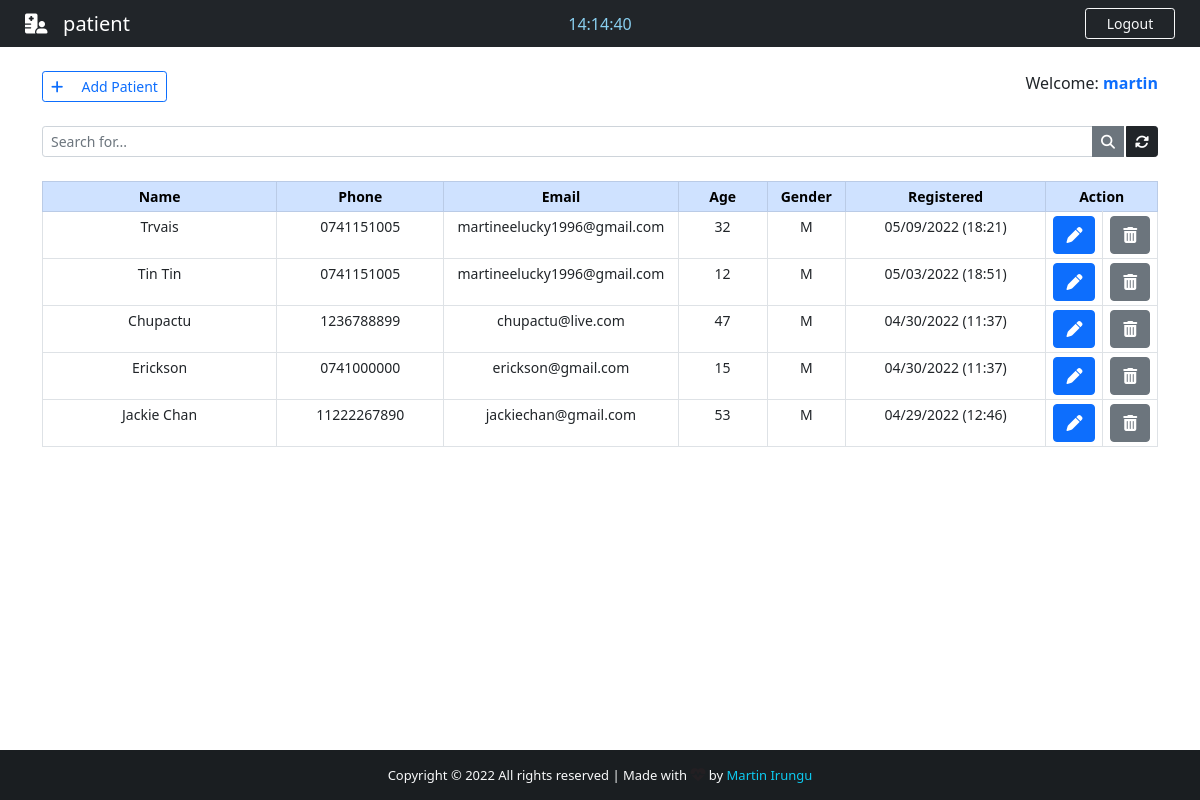
The app's page /backend/ (signed in) with its own data.
### patient/models.py (models this page shows, shortened)
class Patient(models.Model):
    Gender=(
        ('M', 'M'),
        ('F','F'),
    )
    name=models.CharField(max_length=40)
    phone=models.CharField(max_length=20)
    email=models.CharField(max_length=40)
    age=models.CharField(max_length=3)
    gender=models.CharField(max_length=1, null=True,choices=Gender)
    note=models.TextField()
    created_at=models.DateTimeField(auto_now=True)

### patient/views.py (the view)
# urls.py: path('backend/',       views.Backend,         name="backend"),
@cache_control(no_cache=True, must_revalidate=True, no_store=True)
@login_required(login_url="login")
def Backend(request):
    if 'q' in request.GET:
        q=request.GET['q']
        all_patient_list=Patient.objects.filter(
            Q(name__icontains=q)|
            Q(phone__icontains=q)|
            Q(email__icontains=q)|
            Q(age__icontains=q) |
            Q(gender__icontains=q)).order_by('-created_at')
    else:
        all_patient_list=Patient.objects.all().order_by('-created_at')
    paginator= Paginator(all_patient_list, 5)
    page=request.GET.get('page')
    all_patient_list=paginator.get_page(page)
    return render(request, "backend.html", {"patients": all_patient_list})

### patient/templates/backend.html (shortened to what this page needs)
{% extends 'base.html' %}
{% block nav-briefcase %}
<i class="fas fa-hospital-user"> </i>&nbsp;&nbsp; patient
{% endblock nav-briefcase %}
{% block time %}
    <center>
        <span id="clock" style="color: #89cff0;"></span>
    </center>
{% endblock time %}
{% block btn-nav %}
<a class="btn btn-outline-primary btn-sm border-light text-light" id="btn-nav" data-bs-toggle="modal" data-bs-target="#logoutModal">Logout</a>
 {% endblock btn-nav %}
{% block content %}
<div class="container">
    <br>
    <div class="d-flex justify-content-between">
        <a href="{% url 'add_patient' %}" class="btn btn-outline-primary btn-sm"> <i class="fas fa-plus"></i> &nbsp;
            &nbsp; Add Patient</a>
        <span>
            Welcome: <strong><span class="text-primary"> {{user.get_username}}</span></strong>
        </span>
    </div>
    <form>
        <div class="input-group input-group-sm mb-3 mt-4">
            <input name="q" type="text" class="form-control" placeholder="Search for..." value="{{request.GET.q}}">
            <button class="btn btn-secondary"> <i class="fas fa-search"></i> </button>
            <a href="{% url 'backend' %}" class="btn btn-dark" style="margin-left:2px;"><i class="fas fa-sync-alt"></i></a>
        </div>
    </form>
    <center>
        <table class="table table-bordered table-sm mt-4" style="text-align: center; font-size: 14px;">
            <thead class="table-primary">
                <tr>
                    <th style="width:21%;">Name</th>
                    <th style="width:15%;">Phone</th>
                    <th style="width:21%;">Email</th>
                    <th style="width:8%;">Age</th>
                    <th style="width:7%;">Gender</th>
                    <th style="width:18%;">Registered</th>
                    <th style="width:10%;" colspan="2">Action</th>
                </tr>
            </thead>
            {% for patient in patients %}
            <tr id="chk_td">
                <td>{{patient.name}}</td>
                <td>{{patient.phone}}</td>
                <td>{{patient.email}}</td>
                <td>{{patient.age}}</td>
                <td>{{patient.gender}}</td>
                <td>{{patient.created_at| date:'m/d/Y (H:i)'}}</td>
                <td>
                    <a class="btn btn-primary" href="{% url 'patient' patient.id %}" title="Edit-patient">
                        <i class="fas fa-pen"></i>
                    </a>
                </td>
                <td>
                    <a class="btn btn-secondary" data-bs-toggle="modal" data-bs-target="#deleteModal{{ patient.pk }}" title="Delete-patient">
                        <i class="fas fa-trash-alt"> </i>
                    </a>
                </td>
            </tr>
            {% endfor %}
        </table>
    </center>
</div>
{% endblock content %}

### patient/templates/base.html (shortened to what this page needs)
{% load static %}
<!DOCTYPE html>
<html lang="en">
<head>
    <link href={% static "css/style.css" %} rel="stylesheet">
    <link href="https://cdn.jsdelivr.net/npm/bootstrap@5.0.2/dist/css/bootstrap.min.css" rel="stylesheet">
    <link rel="stylesheet" href="https://use.fontawesome.com/releases/v6.1.1/css/all.css">
</head>
<body>
    <div class="wrapper">
        <header>
            <nav class="navbar navbar-expand-lg navbar-dark bg-dark">
                <div class="col-sm">
                    <a class="navbar-brand flex-grow-1" style="text-align: center; color: #fff; margin-left: 25px;">
                        {% block nav-briefcase %}{% endblock nav-briefcase %}
                    </a>
                </div>
                {% block time %} {% endblock time %}
                <div class="col-sm">
                    {% block btn-nav %}{% endblock btn-nav %}
                </div>
            </nav>
        </header>
    {% block content %}
    {% endblock content %}
    </div>
    <footer class="bg-dark text-center text-lg-start text-light" id="footer">
        <div class=" text-center p-3" style="background-color: rgba(0,0,0,0.2);">
            Copyright &copy; {% now "Y" %} <span> All rights reserved </span> | Made with
            <i class="text-danger fas fa-heartbeat blink_me" style="font-size:15px;"></i> by
            <a href="https://linkkme.herokuapp.com" target="_blank" style="color: #0dcaf0; text-decoration: none;"> Martin Irungu </a>
        </div>
    </footer>
</body>
</html>

### patient/static/css/style.css (style rules this page uses)
html, body { height: 100%; margin: 0%; max-width: 100%; overflow: hidden; }
#btn-nav { width: 90px; float:right; margin-right: 25px ; }
.wrapper { min-height: 100%; margin-bottom: -50px; }
#footer, .push { height:50px; font-size:13px ; }

### records on screen
Patient: name "Trvais", phone "0741151005", email "martineelucky1996@gmail.com", age "32", gender "M", created_at "05/09/2022 (18:21)"
Patient: name "Tin Tin", phone "0741151005", email "martineelucky1996@gmail.com", age "12", gender "M", created_at "05/03/2022 (18:51)"
Patient: name "Chupactu", phone "1236788899", email "chupactu@live.com", age "47", gender "M", created_at "04/30/2022 (11:37)"
Patient: name "Erickson", phone "0741000000", email "erickson@gmail.com", age "15", gender "M", created_at "04/30/2022 (11:37)"
Patient: name "Jackie Chan", phone "11222267890", email "jackiechan@gmail.com", age "53", gender "M", created_at "04/29/2022 (12:46)"

### other values on screen
{{ user.get_username }} "martin"
